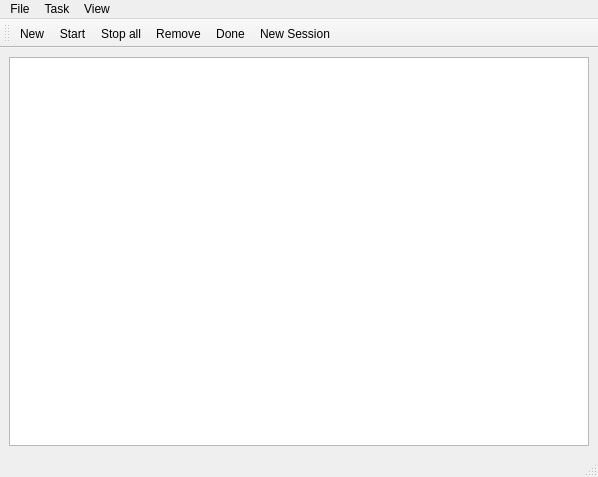
<ui version="4.0" >
 <class>TaskWindow</class>
 <widget class="QMainWindow" name="TaskWindow" >
  <property name="geometry" >
   <rect>
    <x>0</x>
    <y>0</y>
    <width>598</width>
    <height>477</height>
   </rect>
  </property>
  <property name="windowTitle" >
   <string>TaskTimer</string>
  </property>
  <widget class="QWidget" name="centralwidget" >
   <layout class="QVBoxLayout" >
    <item>
     <widget class="QTableView" name="taskTable" >
      <property name="contextMenuPolicy" >
       <enum>Qt::ActionsContextMenu</enum>
      </property>
      <property name="editTriggers" >
       <set>QAbstractItemView::DoubleClicked</set>
      </property>
      <property name="selectionMode" >
       <enum>QAbstractItemView::SingleSelection</enum>
      </property>
      <property name="selectionBehavior" >
       <enum>QAbstractItemView::SelectRows</enum>
      </property>
      <property name="sortingEnabled" >
       <bool>true</bool>
      </property>
      <property name="cornerButtonEnabled" >
       <bool>false</bool>
      </property>
     </widget>
    </item>
   </layout>
  </widget>
  <widget class="QMenuBar" name="menubar" >
   <property name="geometry" >
    <rect>
     <x>0</x>
     <y>0</y>
     <width>598</width>
     <height>27</height>
    </rect>
   </property>
   <widget class="QMenu" name="menuFile" >
    <property name="title" >
     <string>File</string>
    </property>
    <addaction name="actionExit" />
   </widget>
   <widget class="QMenu" name="menuView" >
    <property name="title" >
     <string>View</string>
    </property>
    <addaction name="actionHideDone" />
   </widget>
   <widget class="QMenu" name="menuTask" >
    <property name="title" >
     <string>Task</string>
    </property>
    <addaction name="actionNew" />
    <addaction name="actionStart" />
    <addaction name="actionStopAll" />
    <addaction name="actionRemove" />
    <addaction name="actionDone" />
    <addaction name="actionNewSession" />
    <addaction name="separator" />
    <addaction name="actionPrio0" />
    <addaction name="actionPrio1" />
    <addaction name="actionPrio2" />
    <addaction name="actionPrio3" />
   </widget>
   <addaction name="menuFile" />
   <addaction name="menuTask" />
   <addaction name="menuView" />
  </widget>
  <widget class="QStatusBar" name="statusbar" />
  <widget class="QToolBar" name="toolBar" >
   <property name="windowTitle" >
    <string>TaskTimer</string>
   </property>
   <property name="orientation" >
    <enum>Qt::Horizontal</enum>
   </property>
   <attribute name="toolBarArea" >
    <enum>TopToolBarArea</enum>
   </attribute>
   <attribute name="toolBarBreak" >
    <bool>false</bool>
   </attribute>
   <addaction name="actionNew" />
   <addaction name="actionStart" />
   <addaction name="actionStopAll" />
   <addaction name="actionRemove" />
   <addaction name="actionDone" />
   <addaction name="actionNewSession" />
  </widget>
  <action name="actionExit" >
   <property name="icon" >
    <iconset resource="../pics/pics.qrc" >:/icons/application-exit.png</iconset>
   </property>
   <property name="text" >
    <string>Exit</string>
   </property>
  </action>
  <action name="actionNew" >
   <property name="icon" >
    <iconset resource="../pics/pics.qrc" >:/icons/document-new.png</iconset>
   </property>
   <property name="text" >
    <string>New</string>
   </property>
  </action>
  <action name="actionStart" >
   <property name="icon" >
    <iconset resource="../pics/pics.qrc" >:/icons/media-playback-start.png</iconset>
   </property>
   <property name="text" >
    <string>Start</string>
   </property>
   <property name="shortcut" >
    <string>Space</string>
   </property>
  </action>
  <action name="actionStop" >
   <property name="icon" >
    <iconset resource="../pics/pics.qrc" >:/icons/media-playback-stop.png</iconset>
   </property>
   <property name="text" >
    <string>Stop</string>
   </property>
  </action>
  <action name="actionRemove" >
   <property name="icon" >
    <iconset resource="../pics/pics.qrc" >:/icons/edit-delete.png</iconset>
   </property>
   <property name="text" >
    <string>Remove</string>
   </property>
  </action>
  <action name="actionDone" >
   <property name="icon" >
    <iconset resource="../pics/pics.qrc" >:/icons/stock_form-checkbox.png</iconset>
   </property>
   <property name="text" >
    <string>Done</string>
   </property>
  </action>
  <action name="actionHideDone" >
   <property name="checkable" >
    <bool>true</bool>
   </property>
   <property name="text" >
    <string>Hide done</string>
   </property>
   <property name="shortcut" >
    <string>T</string>
   </property>
  </action>
  <action name="actionPrio1" >
   <property name="checkable" >
    <bool>true</bool>
   </property>
   <property name="text" >
    <string>normal</string>
   </property>
  </action>
  <action name="actionPrio2" >
   <property name="checkable" >
    <bool>true</bool>
   </property>
   <property name="text" >
    <string>high</string>
   </property>
  </action>
  <action name="actionPrio3" >
   <property name="checkable" >
    <bool>true</bool>
   </property>
   <property name="text" >
    <string>highest</string>
   </property>
  </action>
  <action name="actionPrio0" >
   <property name="checkable" >
    <bool>true</bool>
   </property>
   <property name="text" >
    <string>low</string>
   </property>
  </action>
  <action name="actionStopAll" >
   <property name="icon" >
    <iconset resource="../pics/pics.qrc" >:/icons/media-playback-stop.png</iconset>
   </property>
   <property name="text" >
    <string>Stop all</string>
   </property>
   <property name="shortcut" >
    <string>S</string>
   </property>
  </action>
  <action name="actionNewSession" >
   <property name="icon" >
    <iconset resource="../pics/pics.qrc" >:/icons/stock_compile.png</iconset>
   </property>
   <property name="text" >
    <string>New Session</string>
   </property>
  </action>
 </widget>
 <resources>
  <include location="../pics/pics.qrc" />
 </resources>
 <connections>
  <connection>
   <sender>actionExit</sender>
   <signal>activated()</signal>
   <receiver>TaskWindow</receiver>
   <slot>close()</slot>
   <hints>
    <hint type="sourcelabel" >
     <x>-1</x>
     <y>-1</y>
    </hint>
    <hint type="destinationlabel" >
     <x>400</x>
     <y>247</y>
    </hint>
   </hints>
  </connection>
 </connections>
</ui>
